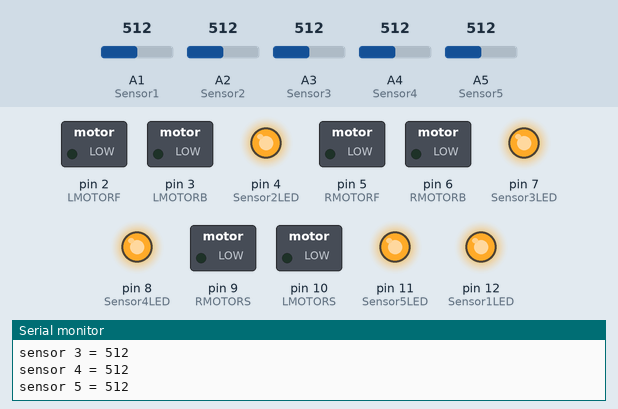
Bench run of a sketch on a simulated Arduino Uno, built with avr-gcc and run on an emulated ATmega328P. Shown: switched loads named in the sketch (green lamp = pin HIGH), output pins drawn as LEDs (lit = HIGH), the last lines printed to the serial monitor. Dashed ring = blinking. The inputs (shaded band) are chosen by the test bench; at power-on: A2 (Sensor2) = 512, A1 (Sensor1) = 512, A3 (Sensor3) = 512, A4 (Sensor4) = 512, A5 (Sensor5) = 512.

Above: at 0.96 s.
1.3 s: A2 (Sensor2) set to 240
At 2.0 s:
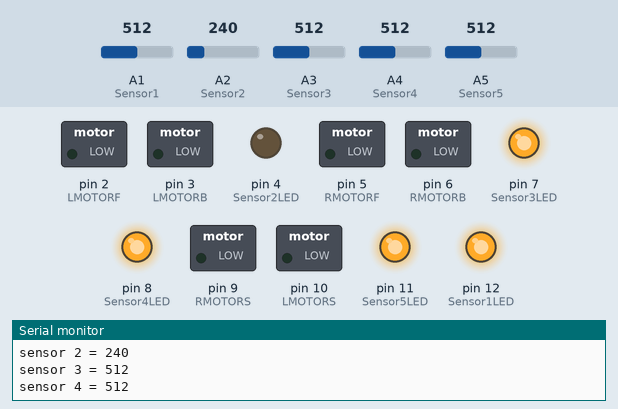
2.8 s: A1 (Sensor1) set to 257
5.8 s: A1 (Sensor1) set to 235
At 6.3 s:
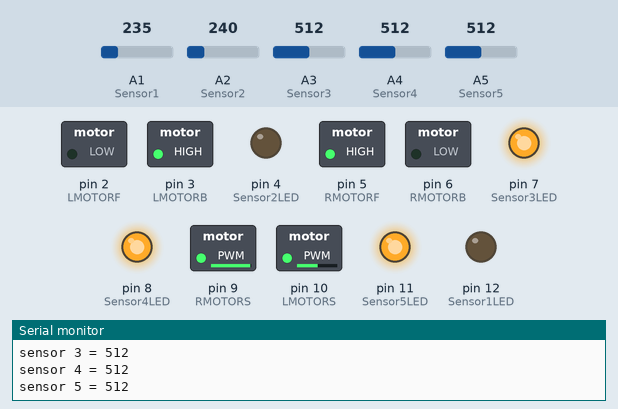
8.8 s: A3 (Sensor3) set to 240
At 9.13 s:
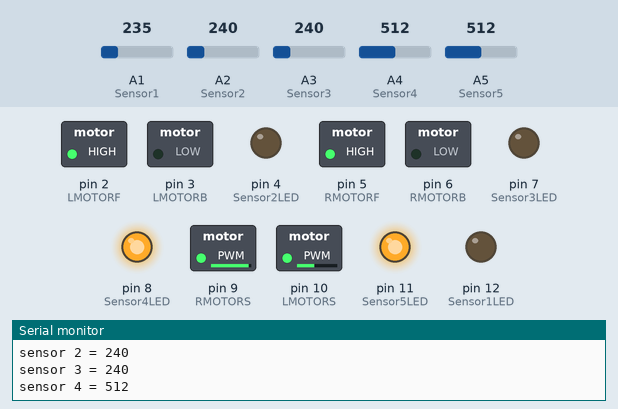
11.8 s: A4 (Sensor4) set to 240
At 12.08 s:
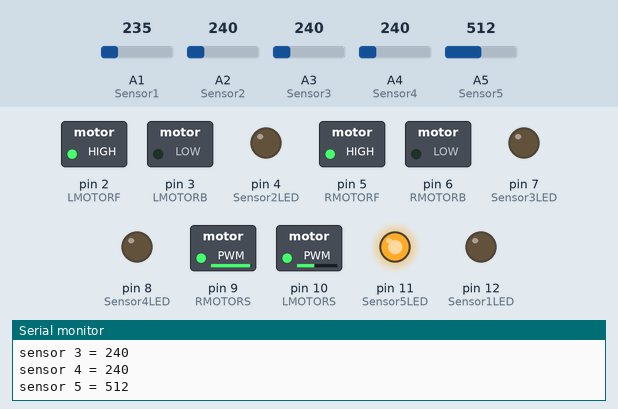
14.8 s: A5 (Sensor5) set to 240
At 15.01 s:
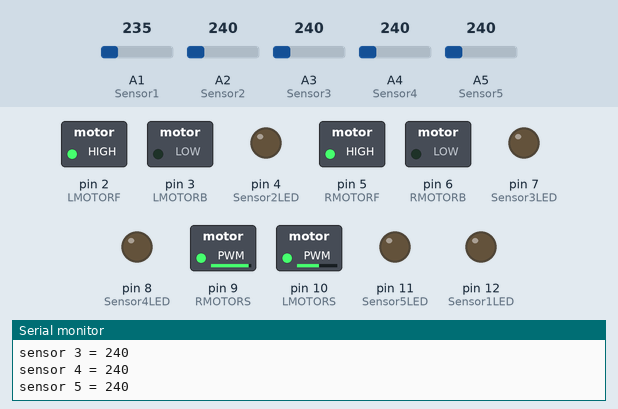
Timing chart, 0 to 18.8 s (numbered marks = the images above; inputs shaded):
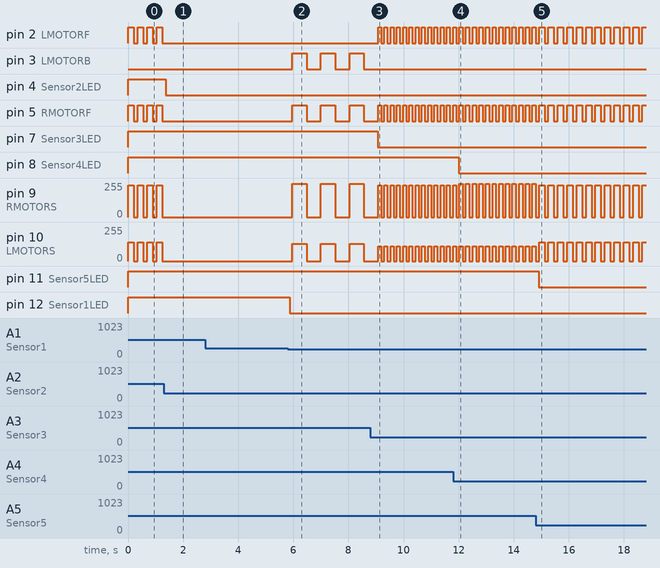

Measured:
- the behaviour switches between 250 and 249 on A1 (Sensor1) (found by bisection; images 1 and 2)
- after the input at 1.3 s, pin 2 (LMOTORF), pin 5 (RMOTORF): stops changing and stays LOW; pin 4 (Sensor2LED): HIGH → LOW after 0.07 s; pin 9 (RMOTORS), pin 10 (LMOTORS): stops changing and stays 0/255
- after the input at 5.8 s, pin 3 (LMOTORB), pin 5 (RMOTORF): alternates HIGH for 0.53 s and LOW for 0.52 s, starting after 0.16 s
- after the input at 8.8 s, pin 2 (LMOTORF): alternates HIGH for 0.11 s and LOW for 0.12 s, starting after 0.28 s; pin 3 (LMOTORB): stops changing and stays LOW
- after the input at 11.8 s, pin 8 (Sensor4LED): HIGH → LOW after 0.21 s
- after the input at 14.8 s, pin 2 (LMOTORF), pin 5 (RMOTORF): alternates HIGH for 0.20 s and LOW for 0.14 s, starting after 0.32 s
- by itself, pin 2 (LMOTORF), pin 5 (RMOTORF): alternates HIGH for 0.20 s and LOW for 0.14 s
- by itself, pin 9 (RMOTORS): alternates 240/255 for 0.20 s and 0/255 for 0.14 s

The sketch:

line_following_robot-complete_code.ino
```cpp
/*
 * Author:          Rachael Peng
 * Date created:    Oct. 8, 2022
 * Description:     Code for all actions of line following robot, IGEN 230
*/


// DEFINIING VARIABLES AND FUNCTIONS


// defining names of analog input pins used measure IR sensor response
const int Sensor1 = A1; // Analog input pin that indicates response of IR sensor 1, left-most
const int Sensor2 = A2; // Analog input pin that indicates response of IR sensor 2, left-centre
const int Sensor3 = A3; // Analog input pin that indicates response of IR sensor 3, centre
const int Sensor4 = A4; // Analog input pin that indicates response of IR sensor 4, right-centre
const int Sensor5 = A5; // Analog input pin that indicates response of IR sensor 5, right-most

// defining names of digital pins used to control the DC motors
int LMOTORF = 2; // pin controlling left motor, moves forward; In4
int LMOTORB = 3; // pin controlling left motor, moves backward; In3
int RMOTORF = 5; // pin controlling right motor, moves forward; In2
int RMOTORB = 6; // pin controlling right motor, moves backward; In1
int LMOTORS = 10; // pin controlling PWM left motor speed
int RMOTORS = 9; // pin controlling PWM right motor speed

// defining names of LED digital pins
int Sensor1LED = 12; // rightmost sensor
int Sensor2LED = 4; // right middle
int Sensor3LED = 7; // middle sensor
int Sensor4LED = 8; // left middle
int Sensor5LED = 11; // leftmost sensor

// defining names for actions
#define ON HIGH
#define OFF LOW
#define ONSPEED 200
#define turnspeed 125
#define OFFSPEED 125
#define thresval 250
// Speed range: 0-255


// defining threshold values for each sensor:
//        if the valSensor#>thresholdSensor#, then the sensor is above black paper
//        if the valSensor#<threshold#, then the sensor is above white paper
int thresSensor1 = thresval;
int thresSensor2 = thresval;
int thresSensor3 = thresval;
int thresSensor4 = thresval;
int thresSensor5 = thresval;


// FUNCTIONS

// turn on LED when black paper is sensed
//        if the valSensor#>thresholdSensor#, then turn on LED
//        if the valSensor#<thresholdSensor#, then do not turn on LED
void LED(int sensorVal, int thresVal, int sensorLED) {
  if(sensorVal >= thresVal) {
    digitalWrite(sensorLED, ON);
  }
  else {
    digitalWrite(sensorLED, OFF);
  }
}

//


// the setup function runs once when you press reset or power the board
void setup() {
  // initialize digital pins as output.
  pinMode(LMOTORF, OUTPUT); // Motor drive input signal pin
  pinMode(LMOTORB, OUTPUT); // Motor drive input signal pin
  pinMode(RMOTORF, OUTPUT); // Motor drive input signal pin
  pinMode(RMOTORB, OUTPUT); // Motor drive input signal pin
  pinMode(RMOTORS, OUTPUT); // Motor drive input signal pin
  pinMode(LMOTORS, OUTPUT); // Motor drive input signal pin
  pinMode(Sensor1LED, OUTPUT); // LED pin
  pinMode(Sensor2LED, OUTPUT); // LED pin
  pinMode(Sensor3LED, OUTPUT); // LED pin
  pinMode(Sensor4LED, OUTPUT); // LED pin
  pinMode(Sensor5LED, OUTPUT); // LED pin
  Serial.begin(9600);
}


void loop() {

  // Analog input
  int valSensor1=analogRead(Sensor1); // Sensor 1 input reading
  int valSensor2=analogRead(Sensor2); // Sensor 2 input reading
  int valSensor3=analogRead(Sensor3); // Sensor 3 input reading
  int valSensor4=analogRead(Sensor4); // Sensor 4 input reading
  int valSensor5=analogRead(Sensor5); // Sensor 5 input reading


   // check if LEDs should be on: turn on LED when black paper is sensed
  LED(valSensor1, thresSensor1, Sensor1LED);
  LED(valSensor2, thresSensor2, Sensor2LED);
  LED(valSensor3, thresSensor3, Sensor3LED);
  LED(valSensor4, thresSensor4, Sensor4LED);
  LED(valSensor5, thresSensor5, Sensor5LED);

  // print values to serial monitor
  Serial.print("sensor 1 = ");
  Serial.println(valSensor1);
  Serial.print("sensor 2 = ");
  Serial.println(valSensor2);
  Serial.print("sensor 3 = ");
  Serial.println(valSensor3);
  Serial.print("sensor 4 = ");
  Serial.println(valSensor4);
  Serial.print("sensor 5 = ");
  Serial.println(valSensor5);

  // stop/forward/backward motion set-ups

  if(valSensor1<thresSensor1 && valSensor2<thresSensor2 && valSensor3>thresSensor3 && valSensor4<thresSensor4 && valSensor5<thresSensor5) {
    //WWBWW means forward
    digitalWrite(LMOTORF, ON); // left wheel forward
    digitalWrite(LMOTORB, OFF);
    analogWrite(LMOTORS, 140); // fast speed
    digitalWrite(RMOTORF, ON); // right wheel forward
    digitalWrite(RMOTORB, OFF);
    analogWrite(RMOTORS, 240); // slow speed
    delay(ONSPEED);

    digitalWrite(RMOTORF, OFF);
    digitalWrite(RMOTORB, OFF);
    analogWrite(RMOTORS, 0);
    digitalWrite(LMOTORF, OFF);
    digitalWrite(LMOTORB, OFF);
    analogWrite(LMOTORS, 0);
    delay(OFFSPEED);
    }

  else if((valSensor1<thresSensor1 && valSensor2<thresSensor2 && valSensor3<thresSensor3 && valSensor4>thresSensor4 && valSensor5<thresSensor5) ||
  (valSensor1<thresSensor1 && valSensor2<thresSensor2 && valSensor3>thresSensor3 && valSensor4>thresSensor4 && valSensor5<thresSensor5) ||
  (valSensor1<thresSensor1 && valSensor2<thresSensor2 && valSensor3<thresSensor3 && valSensor4>thresSensor4 && valSensor5>thresSensor5)) {
    //WWWBW or WWBBW or WWWBB means keep right

    digitalWrite(LMOTORF, ON); // left wheel forward
    digitalWrite(LMOTORB, OFF);
    analogWrite(LMOTORS, 110); // slow speed
    digitalWrite(RMOTORF, ON); // right wheel forward
    digitalWrite(RMOTORB, OFF);
    analogWrite(RMOTORS, 240); // fast speed
    delay(110);

    digitalWrite(RMOTORF, OFF);
    digitalWrite(RMOTORB, OFF);
    analogWrite(RMOTORS, 0);
    digitalWrite(LMOTORF, OFF);
    digitalWrite(LMOTORB, OFF);
    analogWrite(LMOTORS, 0);
    delay(100);
    }

  else if(valSensor1<thresSensor1 && valSensor2<thresSensor2 && valSensor3<thresSensor3 && valSensor4<thresSensor4 && valSensor5>thresSensor5) {
    //WWWWB means keep strongly right
    digitalWrite(LMOTORF, ON); // left wheel forward
    digitalWrite(LMOTORB, OFF);
    analogWrite(LMOTORS, 110); // slow speed
    digitalWrite(RMOTORF, ON); // right wheel forward
    digitalWrite(RMOTORB, OFF);
    analogWrite(RMOTORS, 250); // fast speed
    delay(125);

    digitalWrite(RMOTORF, OFF);
    digitalWrite(RMOTORB, OFF);
    analogWrite(RMOTORS, 0);
    digitalWrite(LMOTORF, OFF);
    digitalWrite(LMOTORB, OFF);
    analogWrite(LMOTORS, 0);
    delay(100);
    }

  else if((valSensor1<thresSensor1 && valSensor2>thresSensor2 && valSensor3<thresSensor3 && valSensor4<thresSensor4 && valSensor5<thresSensor5) || (valSensor1<thresSensor1 && valSensor2>thresSensor2 && valSensor3>thresSensor3 && valSensor4<thresSensor4 && valSensor5<thresSensor5)) {
    //WBWWW or WBBWW means keep right
    digitalWrite(LMOTORF, ON); // left wheel forward
    digitalWrite(LMOTORB, OFF);
    analogWrite(LMOTORS, 230); // fast speed
    digitalWrite(RMOTORF, ON); // right wheel forward
    digitalWrite(RMOTORB, OFF);
    analogWrite(RMOTORS, 160); // slow speed
    delay(125);

    digitalWrite(RMOTORF, OFF);
    digitalWrite(RMOTORB, OFF);
    analogWrite(RMOTORS, 0);
    digitalWrite(LMOTORF, OFF);
    digitalWrite(LMOTORB, OFF);
    analogWrite(LMOTORS, 0);
    delay(100);
    }

  else if(valSensor1>thresSensor1 && valSensor2<thresSensor2 && valSensor3<thresSensor3 && valSensor4<thresSensor4 && valSensor5<thresSensor5) {
    //BWWWW means strongly keep left
    digitalWrite(LMOTORF, ON); // left wheel forward
    digitalWrite(LMOTORB, OFF);
    analogWrite(LMOTORS, 250); // fast speed
    digitalWrite(RMOTORF, ON); // right wheel forward
    digitalWrite(RMOTORB, OFF);
    analogWrite(RMOTORS, 160); // slow speed
    delay(150);

    digitalWrite(RMOTORF, OFF);
    digitalWrite(RMOTORB, OFF);
    analogWrite(RMOTORS, 0);
    digitalWrite(LMOTORF, OFF);
    digitalWrite(LMOTORB, OFF);
    analogWrite(LMOTORS, 0);
    delay(100);
    }

  else if((valSensor1>thresSensor1 && valSensor2>thresSensor2 && valSensor3>thresSensor3 && valSensor4>thresSensor4 && valSensor5>thresSensor5)
  ||(valSensor1<thresSensor1 && valSensor2<thresSensor2 && valSensor3<thresSensor3 && valSensor4<thresSensor4 && valSensor5<thresSensor5)
  ||(valSensor1<thresSensor1 && valSensor2>thresSensor2 && valSensor3>thresSensor3 && valSensor4>thresSensor4 && valSensor5>thresSensor5)
  ||(valSensor1>thresSensor1 && valSensor2>thresSensor2 && valSensor3>thresSensor3 && valSensor4>thresSensor4 && valSensor5<thresSensor5)
  ||(valSensor1<thresSensor1 && valSensor2>thresSensor2 && valSensor3>thresSensor3 && valSensor4>thresSensor4 && valSensor5<thresSensor5)) {
   // BBBBB or WWWWW or BBBBW or WBBBB or WBBBW means forward
    digitalWrite(LMOTORF, ON); // left wheel forward
    digitalWrite(LMOTORB, OFF);
    analogWrite(LMOTORS, 140); // fast speed
    digitalWrite(RMOTORF, ON); // right wheel forward
    digitalWrite(RMOTORB, OFF);
    analogWrite(RMOTORS, 240); // fast speed
    delay(ONSPEED);

    digitalWrite(RMOTORF, OFF);
    digitalWrite(RMOTORB, OFF);
    analogWrite(RMOTORS, 0);
    digitalWrite(LMOTORF, OFF);
    digitalWrite(LMOTORB, OFF);
    analogWrite(LMOTORS, 0);
    delay(OFFSPEED);
   }


  else if(valSensor1>thresSensor1 && valSensor2>thresSensor2 && valSensor3>thresSensor3 && valSensor4<thresSensor4 && valSensor5<thresSensor5){
    //BBBWW means 90 degree left turn - left fast
    digitalWrite(LMOTORF, ON); // left wheel forward
    digitalWrite(LMOTORB, OFF);
    analogWrite(LMOTORS, 250); // fast speed
    digitalWrite(RMOTORF, OFF); // right wheel backward
    digitalWrite(RMOTORB, ON);
    analogWrite(RMOTORS, 120); // fast speed
    delay(525);

    digitalWrite(RMOTORF, OFF);
    digitalWrite(RMOTORB, OFF);
    analogWrite(RMOTORS, 0);
    digitalWrite(LMOTORF, OFF);
    digitalWrite(LMOTORB, OFF);
    analogWrite(LMOTORS, 0);
    delay(500);
    }


  else if(valSensor1<thresSensor1 && valSensor2<thresSensor2 && valSensor3>thresSensor3 && valSensor4>thresSensor4 && valSensor5>thresSensor5){
    //WWBBB means 90 degree right turn - right forward
    digitalWrite(LMOTORF, OFF); // left wheel forward
    digitalWrite(LMOTORB, ON);
    analogWrite(LMOTORS, 130); // fast speed
    digitalWrite(RMOTORF, ON); // right wheel backward
    digitalWrite(RMOTORB, OFF);
    analogWrite(RMOTORS, 250); // fast speed
    delay(525);

    digitalWrite(RMOTORF, OFF);
    digitalWrite(RMOTORB, OFF);
    analogWrite(RMOTORS, 0);
    digitalWrite(LMOTORF, OFF);
    digitalWrite(LMOTORB, OFF);
    analogWrite(LMOTORS, 0);
    delay(500);
    }

    else if(valSensor1>thresSensor1 && valSensor2<thresSensor2 && valSensor3>thresSensor3 && valSensor4<thresSensor4 && valSensor5<thresSensor5) {
    // BWBWW means more than 90° turn, left
    digitalWrite(LMOTORF, OFF); // left wheel forward
    digitalWrite(LMOTORB, ON);
    analogWrite(LMOTORS, 250); // fast speed
    digitalWrite(RMOTORF, ON); // right wheel backward
    digitalWrite(RMOTORB, OFF);
    analogWrite(RMOTORS, 150); // fast speed
    delay(900);

    digitalWrite(RMOTORF, OFF);
    digitalWrite(RMOTORB, OFF);
    analogWrite(RMOTORS, 0);
    digitalWrite(LMOTORF, OFF);
    digitalWrite(LMOTORB, OFF);
    analogWrite(LMOTORS, 0);
    delay(500);
    }

    else if(valSensor1<thresSensor1 && valSensor2<thresSensor2 && valSensor3>thresSensor3 && valSensor4<thresSensor4 && valSensor5>thresSensor5) {
    // WWBWB means more than 90° turn, right
    digitalWrite(LMOTORF, OFF); // left wheel forward
    digitalWrite(LMOTORB, ON);
    analogWrite(LMOTORS, 150); // fast speed
    digitalWrite(RMOTORF, ON); // right wheel backward
    digitalWrite(RMOTORB, OFF);
    analogWrite(RMOTORS, 250); // fast speed
    delay(900);

    digitalWrite(RMOTORF, OFF);
    digitalWrite(RMOTORB, OFF);
    analogWrite(RMOTORS, 0);
    digitalWrite(LMOTORF, OFF);
    digitalWrite(LMOTORB, OFF);
    analogWrite(LMOTORS, 0);
    delay(500);
    }
}
```
